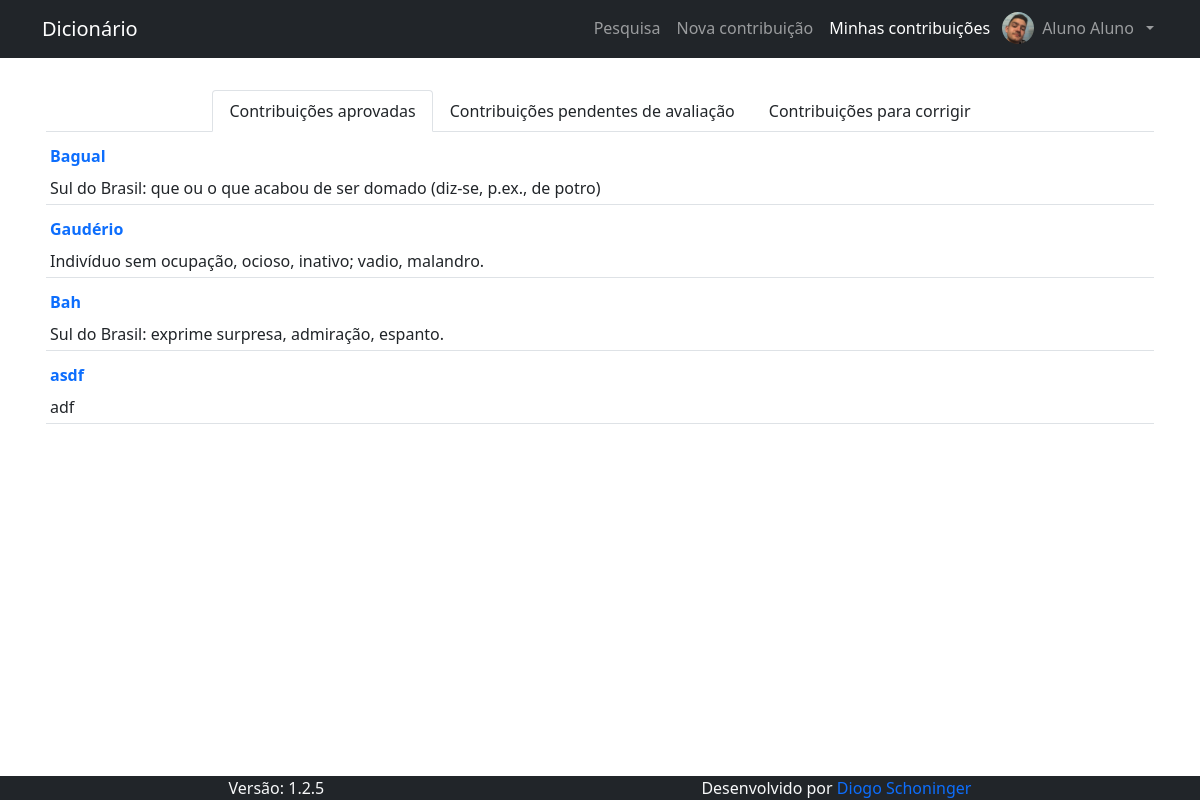
The app's page /pages/contribuicoes/minhas_contribuicoes.php (signed in), older data.
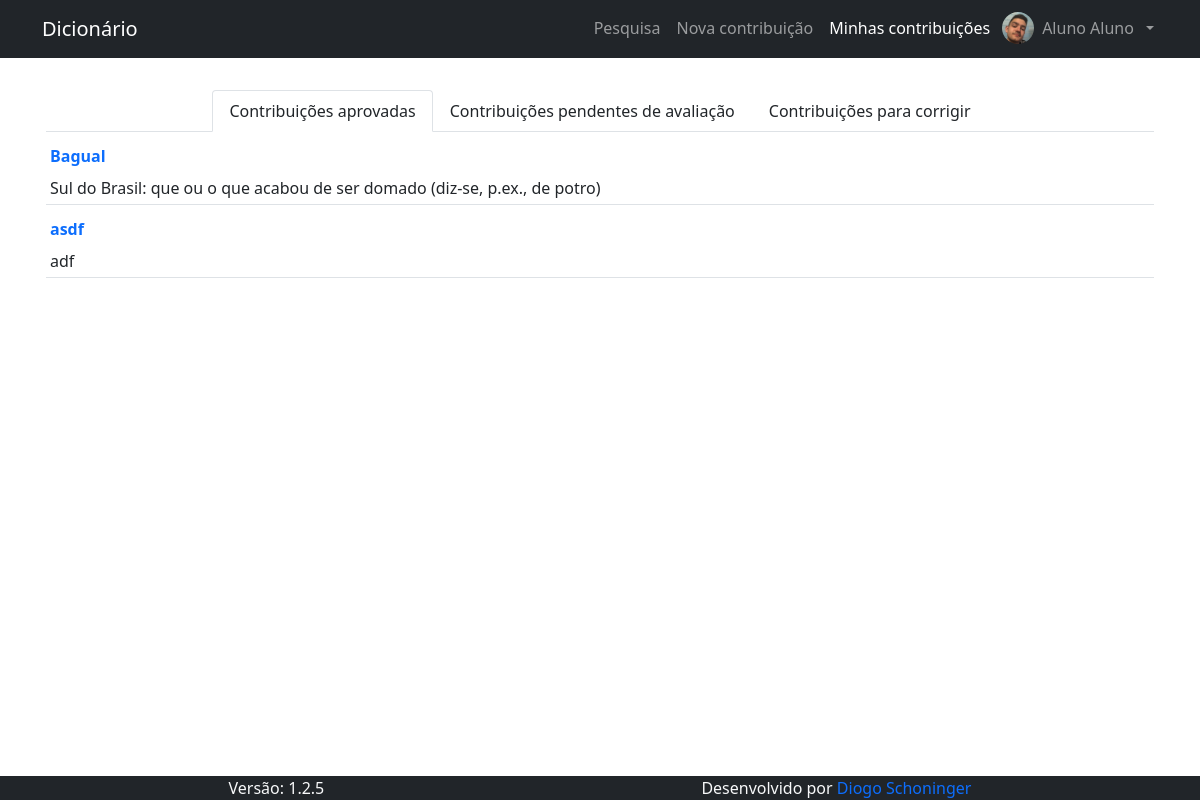
The same page, newer data.
### tables this page shows
CREATE TABLE IF NOT EXISTS `contribuicao` (
  `id_contribuicao` int(11) NOT NULL AUTO_INCREMENT,
  `contribuicao` text NOT NULL,
  `silabacao` text NOT NULL,
  `classe_gramatical` text NOT NULL,
  `significados` text NOT NULL,
  `formacao` text NOT NULL,
  `comentarios` text DEFAULT NULL,
  `id_autor` int(11) NOT NULL,
  `exemplos` text NOT NULL,
  `situacao` text NOT NULL,
  `comentarios_avaliador` text NOT NULL,
  PRIMARY KEY (`id_contribuicao`)
);

### pages/contribuicoes/minhas_contribuicoes.php (the view, shortened to what this page needs)
<div class="container">
  <div class="nav nav-tabs justify-content-center mt-3" id="nav-tab" role="tablist">
    <button class="nav-link text-dark active" id="nav-tab-contribuicoes-aprovadas" data-bs-toggle="tab" data-bs-target="#nav-contribuicoes-aprovadas" type="button" role="tab" aria-controls="nav-contribuicoes-aprovadas" aria-selected="true">Contribuições  aprovadas</button>
    <button class="nav-link text-dark" id="nav-tab-contribuicoes-pendentes" data-bs-toggle="tab" data-bs-target="#nav-contribuicoes-pendentes" type="button" role="tab" aria-controls="nav-contribuicoes-pendentes" aria-selected="false">Contribuições pendentes de avaliação</button>
    <button class="nav-link text-dark" id="nav-tab-contribuicoes-em-correcao" data-bs-toggle="tab" data-bs-target="#nav-contribuicoes-em-correcao" type="button" role="tab" aria-controls="nav-contribuicoes-em-correcao" aria-selected="false">Contribuições para corrigir</button>
  </div>
  <div class="tab-content" id="nav-tabContent">
    <div class="tab-pane fade show active" id="nav-contribuicoes-aprovadas" role="tabpanel" aria-labelledby="nav-tab-contribuicoes-aprovadas">
      <table class="table table-sm">
        <tbody>
          <?php
            $conn = open_db();
            $result = $conn->query("SELECT id_contribuicao, contribuicao, significados FROM contribuicao WHERE id_autor = {$_SESSION["id_usuario"]} AND situacao LIKE 'Aprovada'");
            while ( $contribuicao = $result->fetch_object() ) :
          ?>
            <tr>
              <td>
                <a href="<?php echo BASE_URL ?>pages/contribuicoes/detalhes_contribuicao.php?id_contribuicao=<?php echo $contribuicao->id_contribuicao ?>" class="nav-link px-0">
                  <span class="fw-bold"><?php echo $contribuicao->contribuicao ?></span><br/>
                </a>
                <span><?php echo $contribuicao->significados ?></span><br/>
              </td>
            </tr>
          <?php endwhile ?>
        </tbody>
      </table>
    </div>
  </div>
</div>

Row changes from the older to the newer data that the page shows:
no longer on this page (row edited): contribuicao: contribuicao "Gaudério", significados "Indivíduo sem ocupação, ocioso, inativo; vadio, malandro."
no longer on this page (row edited): contribuicao: contribuicao "Bah", significados "Sul do Brasil: exprime surpresa, admiração, espanto."
